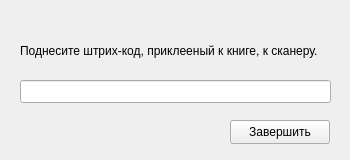
<?xml version="1.0" encoding="UTF-8"?>
<ui version="4.0">
 <class>form_ReturnDialog</class>
 <widget class="QWidget" name="form_ReturnDialog">
  <property name="windowModality">
   <enum>Qt::ApplicationModal</enum>
  </property>
  <property name="geometry">
   <rect>
    <x>0</x>
    <y>0</y>
    <width>350</width>
    <height>160</height>
   </rect>
  </property>
  <property name="windowTitle">
   <string>Самостоятельный возврат книг</string>
  </property>
  <widget class="QLabel" name="lblInfo">
   <property name="geometry">
    <rect>
     <x>20</x>
     <y>20</y>
     <width>311</width>
     <height>61</height>
    </rect>
   </property>
   <property name="text">
    <string>Поднесите штрих-код, приклееный к книге, к сканеру.</string>
   </property>
   <property name="wordWrap">
    <bool>true</bool>
   </property>
  </widget>
  <widget class="QLineEdit" name="leCode">
   <property name="geometry">
    <rect>
     <x>20</x>
     <y>80</y>
     <width>311</width>
     <height>23</height>
    </rect>
   </property>
  </widget>
  <widget class="QPushButton" name="pbClose">
   <property name="geometry">
    <rect>
     <x>230</x>
     <y>120</y>
     <width>100</width>
     <height>24</height>
    </rect>
   </property>
   <property name="text">
    <string>Завершить</string>
   </property>
  </widget>
 </widget>
 <resources/>
 <connections/>
</ui>
